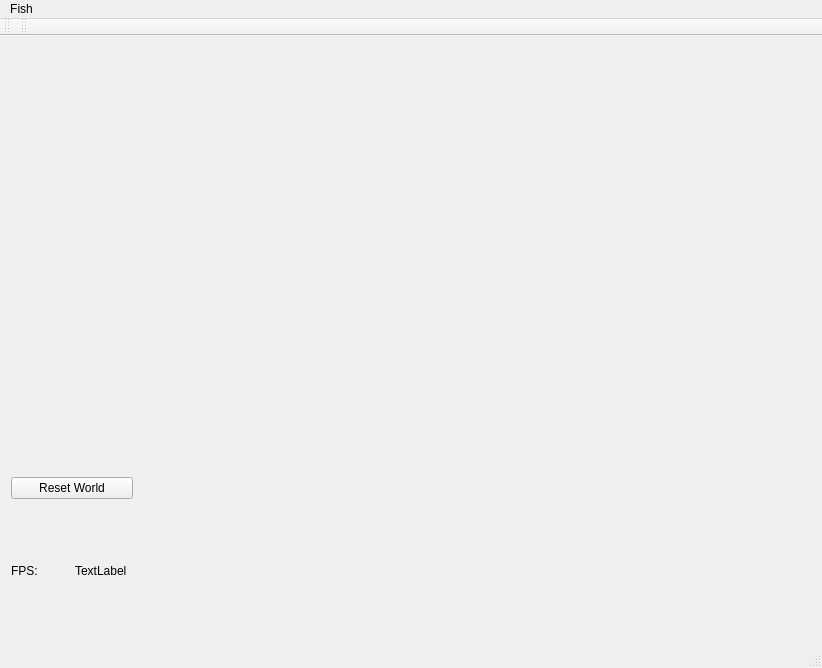
<?xml version="1.0" encoding="UTF-8"?>
<ui version="4.0">
 <class>MainWindow</class>
 <widget class="QMainWindow" name="MainWindow">
  <property name="geometry">
   <rect>
    <x>0</x>
    <y>0</y>
    <width>822</width>
    <height>668</height>
   </rect>
  </property>
  <property name="windowTitle">
   <string>MainWindow</string>
  </property>
  <property name="toolTip">
   <string>Status</string>
  </property>
  <widget class="QWidget" name="centralWidget">
   <widget class="QWidget" name="horizontalLayoutWidget">
    <property name="geometry">
     <rect>
      <x>0</x>
      <y>430</y>
      <width>144</width>
      <height>181</height>
     </rect>
    </property>
    <layout class="QVBoxLayout" name="verticalLayout">
     <item>
      <widget class="QPushButton" name="mResetButton">
       <property name="text">
        <string>Reset World</string>
       </property>
      </widget>
     </item>
     <item>
      <layout class="QHBoxLayout" name="horizontalLayout">
       <property name="spacing">
        <number>6</number>
       </property>
       <item>
        <widget class="QLabel" name="mFpsLabel">
         <property name="text">
          <string>FPS:</string>
         </property>
        </widget>
       </item>
       <item>
        <widget class="QLabel" name="mFpsLabelValue">
         <property name="text">
          <string>TextLabel</string>
         </property>
        </widget>
       </item>
      </layout>
     </item>
    </layout>
   </widget>
   <widget class="QWidget" name="gridLayoutWidget">
    <property name="geometry">
     <rect>
      <x>170</x>
      <y>0</y>
      <width>611</width>
      <height>611</height>
     </rect>
    </property>
    <layout class="QGridLayout" name="mGridLayout"/>
   </widget>
  </widget>
  <widget class="QMenuBar" name="menuBar">
   <property name="geometry">
    <rect>
     <x>0</x>
     <y>0</y>
     <width>822</width>
     <height>24</height>
    </rect>
   </property>
   <widget class="QMenu" name="menuFish">
    <property name="title">
     <string>Fish</string>
    </property>
   </widget>
   <addaction name="menuFish"/>
  </widget>
  <widget class="QToolBar" name="mainToolBar">
   <attribute name="toolBarArea">
    <enum>TopToolBarArea</enum>
   </attribute>
   <attribute name="toolBarBreak">
    <bool>false</bool>
   </attribute>
  </widget>
  <widget class="QStatusBar" name="mStatusBar"/>
  <widget class="QToolBar" name="toolBar">
   <property name="windowTitle">
    <string>toolBar</string>
   </property>
   <attribute name="toolBarArea">
    <enum>TopToolBarArea</enum>
   </attribute>
   <attribute name="toolBarBreak">
    <bool>false</bool>
   </attribute>
  </widget>
 </widget>
 <layoutdefault spacing="6" margin="11"/>
 <resources/>
 <connections/>
</ui>
